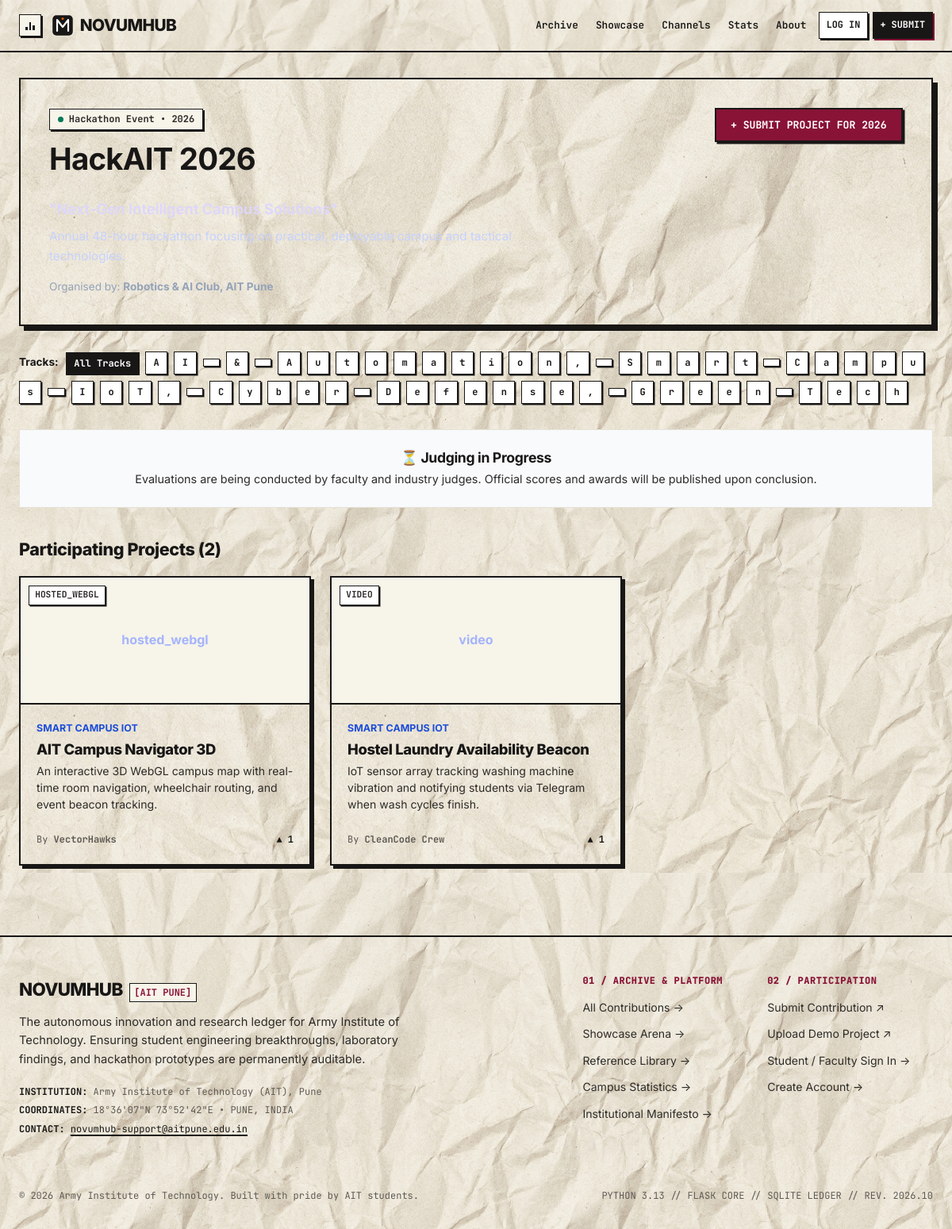
/showcase/event/2, run on an earlier commit of the app's database.
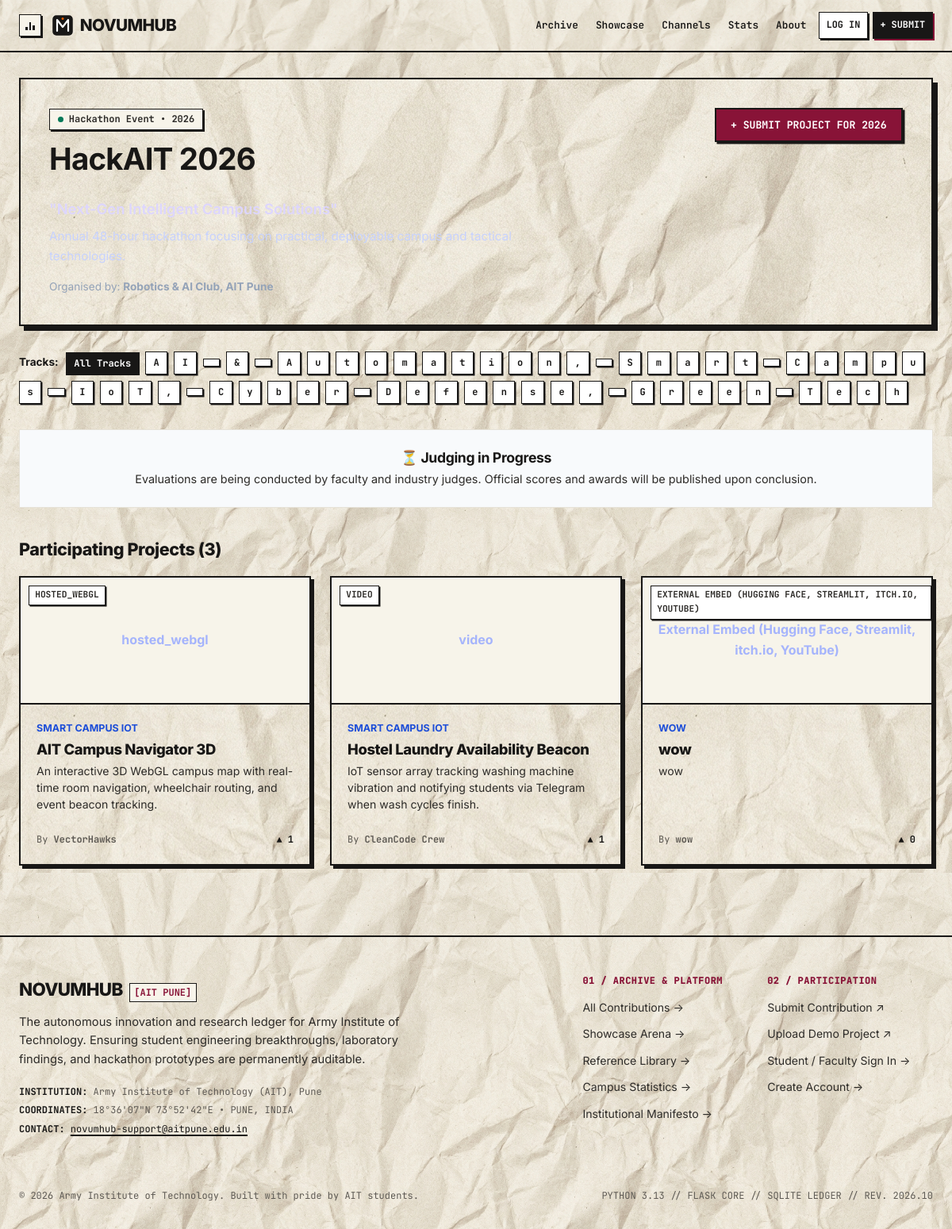
And on a later commit of the database.
### app/models.py (models this page shows, shortened)
class HackathonEvent(db.Model):
    __tablename__ = "hackathon_events"
    id = db.Column(db.Integer, primary_key=True)
    name = db.Column(db.String(150), nullable=False)
    year = db.Column(db.Integer, nullable=False)
    date_start = db.Column(db.Date, nullable=True)
    date_end = db.Column(db.Date, nullable=True)
    theme = db.Column(db.String(255), nullable=True)
    description = db.Column(db.Text, nullable=True)
    organiser = db.Column(db.String(150), nullable=True)
    _tracks = db.Column("tracks", db.Text, nullable=True, default="[]")
    is_active = db.Column(db.Boolean, default=True, nullable=False)
    results_published = db.Column(db.Boolean, default=False, nullable=False)
    created_at = db.Column(db.DateTime, default=utc_now)
    projects = db.relationship("ShowcaseProject", backref="event", lazy="select", cascade="all, delete-orphan")
    @property
    def tracks(self) -> list:
        if not self._tracks:
            return []
        try:
            return json.loads(self._tracks)
        except Exception:
            return []
    @tracks.setter
    def tracks(self, track_list: list):
        self._tracks = json.dumps(track_list or [])
    @property
    def tracks_list(self) -> list:
        return self.tracks

class ShowcaseProject(db.Model):
    __tablename__ = "showcase_projects"
    id = db.Column(db.Integer, primary_key=True)
    event_id = db.Column(db.Integer, db.ForeignKey("hackathon_events.id"), nullable=False, index=True)
    owner_id = db.Column(db.Integer, db.ForeignKey("users.id"), nullable=False, index=True)
    title = db.Column(db.String(200), nullable=False)
    pitch = db.Column(db.String(300), nullable=False)
    description = db.Column(db.Text, nullable=False)
    track = db.Column(db.String(100), nullable=False, default="General")
    team_name = db.Column(db.String(150), nullable=False)
    tech_tags = db.Column(db.String(255), nullable=True, default="")
    repo_url = db.Column(db.String(255), nullable=True)
    demo_mode = db.Column(db.String(50), nullable=False, default="hosted_build")
    demo_entry_path = db.Column(db.String(255), nullable=True)
    demo_external_url = db.Column(db.String(500), nullable=True)
    video_url = db.Column(db.String(500), nullable=True)
    demo_disabled = db.Column(db.Boolean, default=False, nullable=False)
    status = db.Column(db.String(50), nullable=False, default="Draft", index=True)
    is_reference = db.Column(db.Boolean, default=False, nullable=False, index=True)
    is_featured = db.Column(db.Boolean, default=False, nullable=False, index=True)
    linked_submission_id = db.Column(db.Integer, db.ForeignKey("submissions.id"), nullable=True)
    linked_submission = db.relationship("Submission", foreign_keys=[linked_submission_id], backref="linked_projects")
    created_at = db.Column(db.DateTime, default=utc_now, index=True)
    updated_at = db.Column(db.DateTime, default=utc_now, onupdate=utc_now)
    members = db.relationship("ProjectMember", backref="project", lazy="select", cascade="all, delete-orphan")
    assets = db.relationship("ProjectAsset", backref="project", lazy="select", cascade="all, delete-orphan")
    dev_notes = db.relationship("DevNote", backref="project", lazy="select", cascade="all, delete-orphan")
    judge_scores = db.relationship("JudgeScore", backref="project", lazy="select", cascade="all, delete-orphan")
    upvotes = db.relationship("Upvote", backref="showcase_project", lazy="dynamic", cascade="all, delete-orphan",
                             foreign_keys="Upvote.showcase_project_id")
    comments = db.relationship("Comment", backref="showcase_project", lazy="select",
                               order_by="Comment.created_at.asc()", cascade="all, delete-orphan",
                               foreign_keys="Comment.showcase_project_id")
    status_history = db.relationship("StatusChange", backref="showcase_project", lazy="select",
                                     order_by="StatusChange.created_at.asc()", cascade="all, delete-orphan",
                                     foreign_keys="StatusChange.showcase_project_id")
    @property
    def upvote_count(self) -> int:
        return self.upvotes.count()
    @property
    def demo_mode_label(self) -> str:
        import site_config
        return site_config.SHOWCASE_DEMO_MODES.get(self.demo_mode, self.demo_mode)
    def get_asset(self, kind: str):
        for a in self.assets:
            if a.kind == kind:
                return a
        return None

### app/showcase/judge.py (the view, shortened to what this page needs)
@showcase_bp.route("/event/<int:event_id>")
def event_detail(event_id: int):
    event = db.get_or_404(HackathonEvent, event_id)
    track_filter = request.args.get("track", "").strip()
    query = ShowcaseProject.query.filter_by(event_id=event.id, status="published")
    if track_filter:
        query = query.filter_by(track=track_filter)
    projects = query.all()
    can_view_leaderboard = event.results_published or (
        current_user.is_authenticated and (current_user.is_judge or current_user.is_admin)
    )
    leaderboard = []
    return render_template(
        "showcase/event.html",
        event=event,
        projects=projects,
        leaderboard=leaderboard,
        can_view_leaderboard=can_view_leaderboard,
        current_track=track_filter,
        tracks=event.tracks_list
    )

### templates/showcase/event.html (shortened to what the changed rows need)
{% extends 'base.html' %}
{% block content %}
<div class="showcase-hero-banner" style="margin-bottom: 2rem;">
  <div style="display: flex; justify-content: space-between; align-items: flex-start; flex-wrap: wrap; gap: 1.5rem;">
    <div>
      <h1>{{ event.name }}</h1>
    </div>
  </div>
</div>
{% if tracks %}
  <div style="display: flex; align-items: center; gap: 0.5rem; flex-wrap: wrap; margin-bottom: 2rem;">
    <span style="font-weight: 700; font-size: 0.85rem; color: var(--midnight-navy);">Tracks:</span>
    <a href="{{ url_for('showcase.event_detail', event_id=event.id) }}" class="filter-chip {% if not current_track %}active{% endif %}">
      All Tracks
    </a>
    {% for tr in tracks %}
      <a href="{{ url_for('showcase.event_detail', event_id=event.id, track=tr) }}" class="filter-chip {% if current_track == tr %}active{% endif %}">
        {{ tr }}
      </a>
    {% endfor %}
  </div>
{% endif %}
{% if can_view_leaderboard and leaderboard %}
  <div style="background: #FFFFFF; border: 1.5px solid var(--violet); border-radius: var(--radius-md); padding: 1.75rem; margin-bottom: 2.5rem; box-shadow: 0 10px 25px rgba(139, 92, 246, 0.12);">
    <div style="display: flex; justify-content: space-between; align-items: center; margin-bottom: 1.25rem; flex-wrap: wrap; gap: 0.5rem;">
      <div>
        <h3 style="font-size: 1.4rem; font-weight: 800; color: var(--midnight-navy); margin: 0;">
          &#127942; Official Leaderboard & Standings
        </h3>
        <p style="color: var(--muted-text); font-size: 0.88rem; margin: 0.2rem 0 0 0;">
          Ranked by average rubric evaluation score across all judging panels.
        </p>
      </div>
      {% if not event.results_published %}
        <span style="background: #FEF3C7; color: #92400E; font-size: 0.78rem; font-weight: 700; padding: 0.25rem 0.65rem; border-radius: var(--radius-full);">
          Preview (Judges / Admin Only)
        </span>
      {% endif %}
    </div>
    <table style="width: 100%; border-collapse: collapse;">
      <thead>
        <tr style="border-bottom: 2px solid #E2E8F0; text-align: left; font-size: 0.85rem; color: #64748B;">
          <th style="padding: 0.6rem; width: 60px;">Rank</th>
          <th style="padding: 0.6rem;">Project</th>
          <th style="padding: 0.6rem;">Team</th>
          <th style="padding: 0.6rem;">Track</th>
          <th style="padding: 0.6rem; text-align: center;">Average Score</th>
          <th style="padding: 0.6rem; text-align: right;">Action</th>
        </tr>
      </thead>
      <tbody>
        {% for item in leaderboard %}
          {% set p = item.project %}
          <tr style="border-bottom: 1px solid #E2E8F0; font-size: 0.92rem;">
            <td style="padding: 0.85rem 0.6rem; font-weight: 800; font-family: var(--font-mono);">
              {% if loop.index == 1 %}
                <span style="font-size: 1.25rem;">&#129351;</span> 1st
              {% elif loop.index == 2 %}
                <span style="font-size: 1.25rem;">&#129352;</span> 2nd
              {% elif loop.index == 3 %}
                <span style="font-size: 1.25rem;">&#129353;</span> 3rd
              {% else %}
                #{{ loop.index }}
              {% endif %}
            </td>
            <td style="padding: 0.85rem 0.6rem;">
              <strong><a href="{{ url_for('showcase.detail', project_id=p.id) }}" style="color: var(--midnight-navy);">{{ p.title }}</a></strong>
            </td>
            <td style="padding: 0.85rem 0.6rem; color: #475569;">{{ p.team_name }}</td>
            <td style="padding: 0.85rem 0.6rem; color: #64748B;">{{ p.track }}</td>
            <td style="padding: 0.85rem 0.6rem; text-align: center;">
              <span style="font-family: var(--font-mono); font-weight: 800; color: var(--violet); background: #F5F3FF; padding: 0.25rem 0.65rem; border-radius: var(--radius-full);">
                {{ item.avg_score }} / 60
              </span>
              <span style="font-size: 0.75rem; color: #94A3B8; display: block; margin-top: 0.2rem;">
                ({{ item.total_evaluations }} evaluations)
              </span>
            </td>
            <td style="padding: 0.85rem 0.6rem; text-align: right;">
              <a href="{{ url_for('showcase.detail', project_id=p.id) }}" class="btn-editorial-outline" style="padding: 0.35rem 0.85rem; font-size: 0.82rem;">
                View Demo &rarr;
              </a>
            </td>
          </tr>
        {% endfor %}
      </tbody>
    </table>
  </div>
{% elif not event.results_published %}
  <div style="background: #F8FAFC; border: 1px solid var(--border-light); border-radius: var(--radius-md); padding: 1.5rem; text-align: center; margin-bottom: 2.5rem;">
    <h4 style="font-size: 1.1rem; font-weight: 700; color: var(--midnight-navy); margin-bottom: 0.3rem;">
    </h4>
    <p style="color: var(--muted-text); font-size: 0.9rem; margin: 0;">
    </p>
  </div>
{% endif %}
<h3 style="font-size: 1.35rem; font-weight: 800; color: var(--midnight-navy); margin-bottom: 1.25rem;">
  Participating Projects ({{ projects|length }})
</h3>
{% if projects %}
  <div class="showcase-grid">
    {% for p in projects %}
      <div class="project-card">
        <div class="project-thumbnail">
          {% set cover = p.get_asset('screenshot') %}
          {% if cover %}
            <img src="{{ url_for('showcase.download_asset', asset_id=cover.id) }}" alt="{{ p.title }}">
          {% else %}
            <div style="color: #A5B4FC; font-weight: 700; text-align: center; padding: 1rem;">
              {{ p.demo_mode_label }}
            </div>
          {% endif %}
          <span class="project-thumb-badge">{{ p.demo_mode_label }}</span>
        </div>
        <div class="project-card-body">
          <div style="font-size: 0.78rem; font-weight: 700; color: var(--electric-blue); text-transform: uppercase; margin-bottom: 0.3rem;">
            {{ p.track }}
          </div>
          <h4 class="project-card-title">
            <a href="{{ url_for('showcase.detail', project_id=p.id) }}">{{ p.title }}</a>
          </h4>
          <p class="project-pitch">{{ p.pitch }}</p>
          <div class="project-card-footer" style="display: flex; justify-content: space-between; align-items: center; gap: 0.5rem;">
            <span>By <strong>{{ p.team_name }}</strong></span>
            <div style="display: flex; align-items: center; gap: 0.6rem;">
              <span style="font-family: var(--font-mono); font-weight: 700; color: var(--midnight-navy);">&#9650; {{ p.upvote_count }}</span>
            </div>
          </div>
        </div>
      </div>
    {% endfor %}
  </div>
{% else %}
  <div class="empty-showcase-card">
    <p>No published projects found for this event track.</p>
  </div>
{% endif %}
{% endblock %}

What changed in the data, as far as the page shows it:
added ShowcaseProject: demo_mode_label "External Embed (Hugging Face, Streamlit, itch.io, YouTube)", demo_mode_label "EXTERNAL EMBED (HUGGING FACE, STREAMLIT, ITCH.IO, YOUTUBE)", track "WOW", title "wow", pitch "wow", team_name "wow", upvote_count "0"
Also different on the page:
{{ projects|length }}: "2" → "3"
